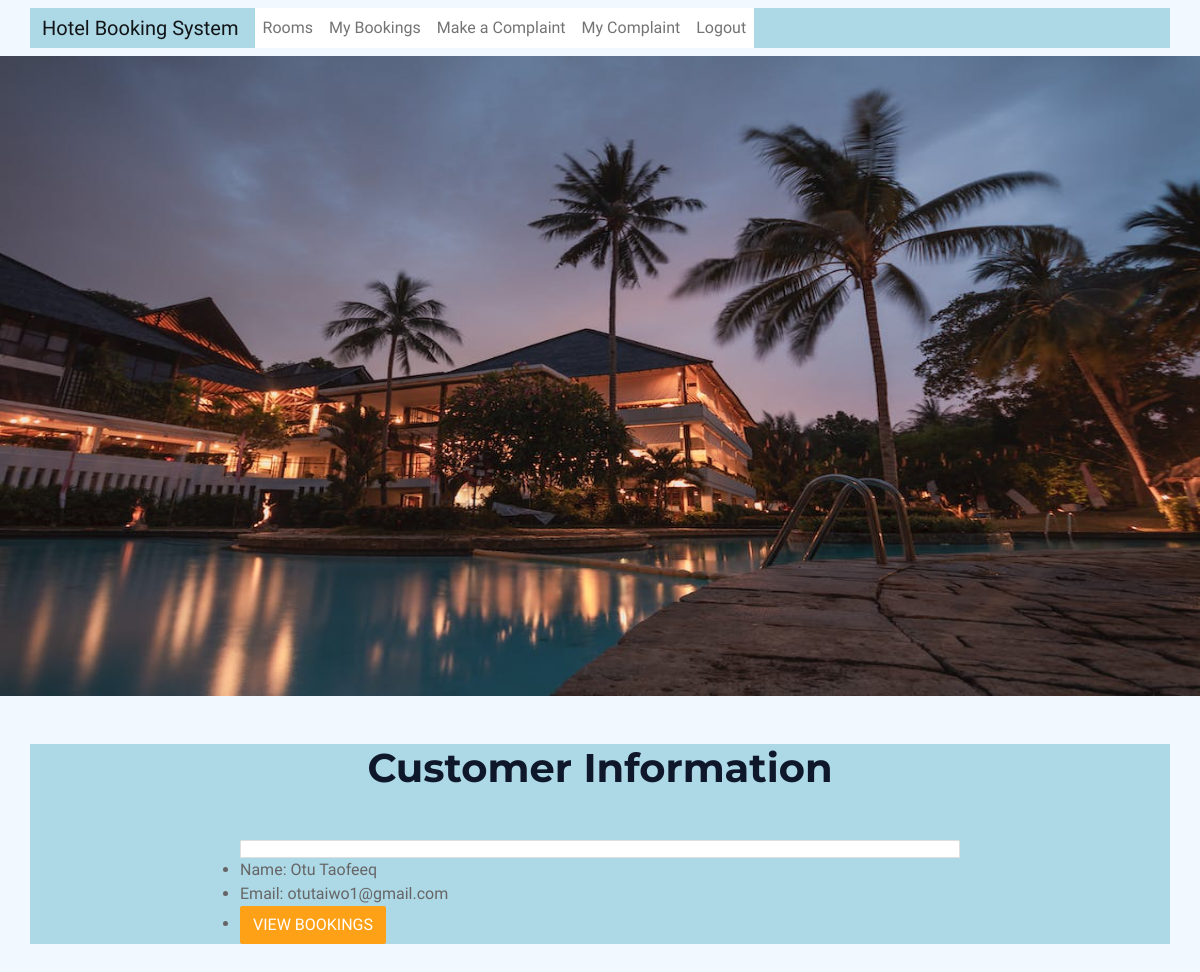
The page /customer_info/ (signed in) on the database as committed earlier.
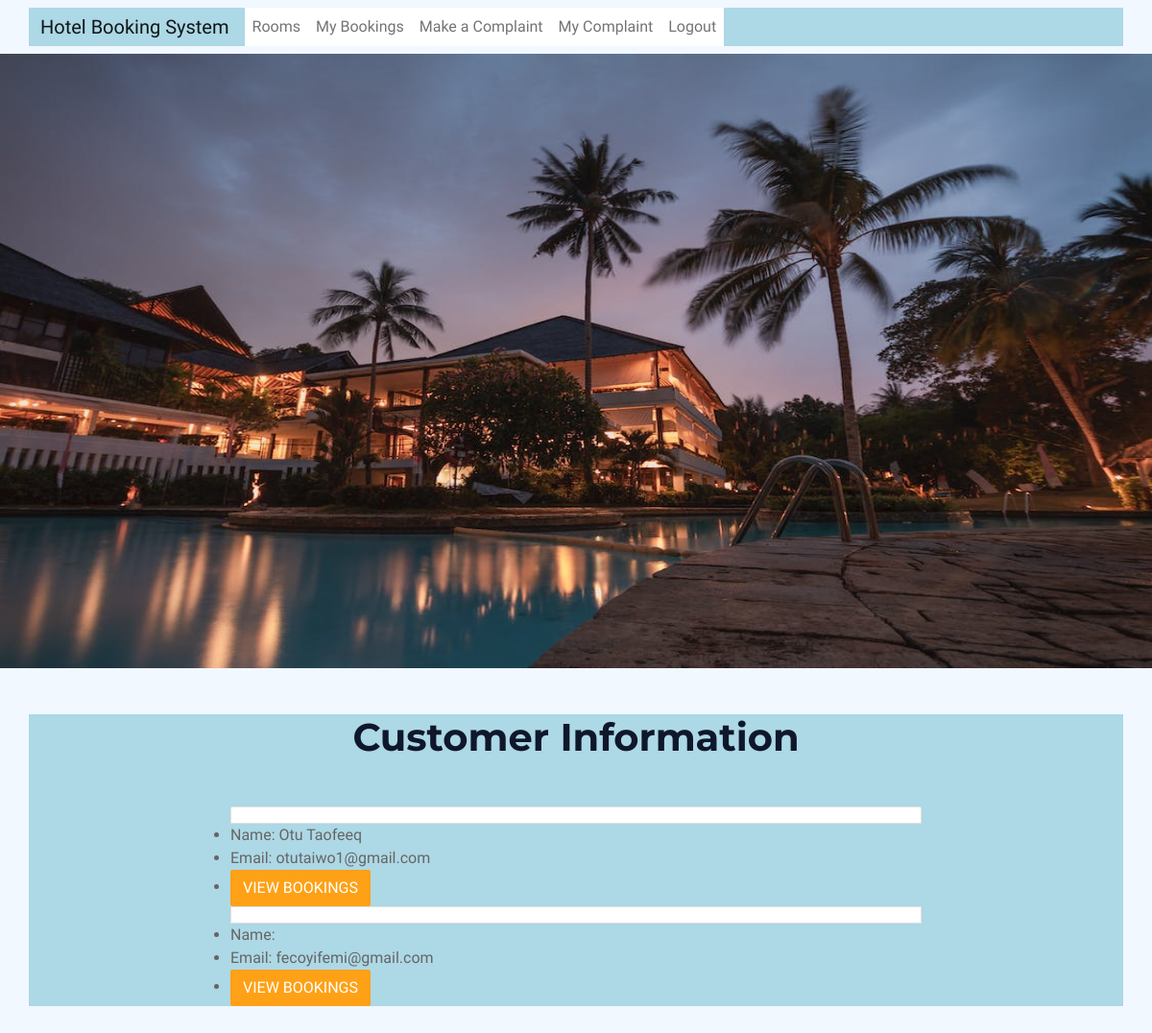
The same page on the database as committed later.
### bookings/models.py (models this page shows, shortened)
class Booking(models.Model):
    user = models.ForeignKey(settings.AUTH_USER_MODEL, on_delete=models.CASCADE)
    admin_user= models.ForeignKey(settings.AUTH_USER_MODEL, on_delete=models.CASCADE, related_name='bookings_admin', default=3)
    room = models.ForeignKey(Room, on_delete=models.CASCADE)
    check_in = models.DateField()
    check_out = models.DateField()
    created_at = models.DateTimeField(auto_now_add=True)
    updated_at = models.DateTimeField(auto_now=True)
    status_choices = [
        ('pending', 'Pending'),
        ('accepted', 'Accepted'),
        ('rejected', 'Rejected'),
    ]
    status = models.CharField(max_length=10, choices=status_choices, default='pending')
    number_of_guests = models.PositiveIntegerField()
    customer_email = models.EmailField(max_length=255)
    customer_name =  models.CharField(max_length=100, default='')

### accounts/models.py (models this page shows, shortened)
class CustomUser(AbstractBaseUser):
    email = models.EmailField(verbose_name='Email', max_length=255, unique=True)
    first_name = models.CharField(verbose_name='First Name', max_length=255, blank=True)
    last_name = models.CharField(verbose_name='Last Name', max_length=255, blank=True)
    is_staff = models.BooleanField(default=False)
    is_active = models.BooleanField(default=True)
    is_admin = models.BooleanField(default=False)
    is_customer = models.BooleanField(default=True)
    is_superuser = models.BooleanField(default=False)
    created_at = models.DateTimeField(auto_now_add=True)
    updated_at = models.DateTimeField(auto_now=True)
    objects = CustomUserManager()
    USERNAME_FIELD = 'email'
    REQUIRED_FIELDS = []

### bookings/views.py (the view)
# urls.py: path('customer_info/', views.customer_info, name='customer_info'),
@login_required
def customer_info(request):
    bookings = Booking.objects.all()
    return render(request, 'customer_info.html', {'bookings': bookings})

### bookings/templates/customer_info.html
{% extends 'base.html' %}
{% block content %}
  <div class="container my-5">
    <h1 class="text-center mb-5">Customer Information</h1>
    {% if bookings %}
      <div class="row">
        <div class="col-md-8 offset-md-2">
          <ul class="list-group">
            {% for booking in bookings %}
              <li class="list-group-item d-flex justify-content-between align-items-center">
                <li>Name: {{ booking.customer_name }}</li>
                <li>Email: {{ booking.user.email }}<li>
                <a href="{% url 'bookings:customer_bookings' booking.user.id %}" class="btn btn-primary">View Bookings</a>
              </li>
            {% endfor %}
          </ul>
        </div>
      </div>
    {% else %}
      <p class="text-center">No Customer.</p>
    {% endif %}
  </div>
{% endblock %}

Rows that differ between the two databases and show on the page:
added Booking: user.email "fecoyifemi@gmail.com"
